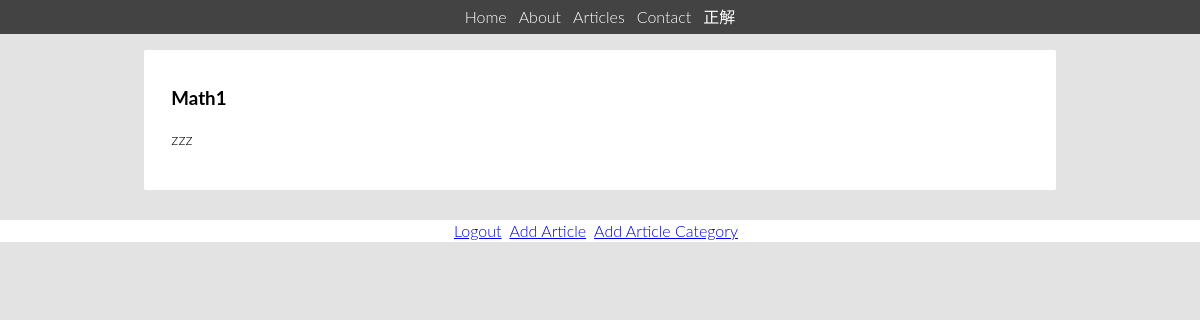
Before: /root/index.php?controller=ArticleController&action=onGetArticle&id=3 (signed in) with the older database file.
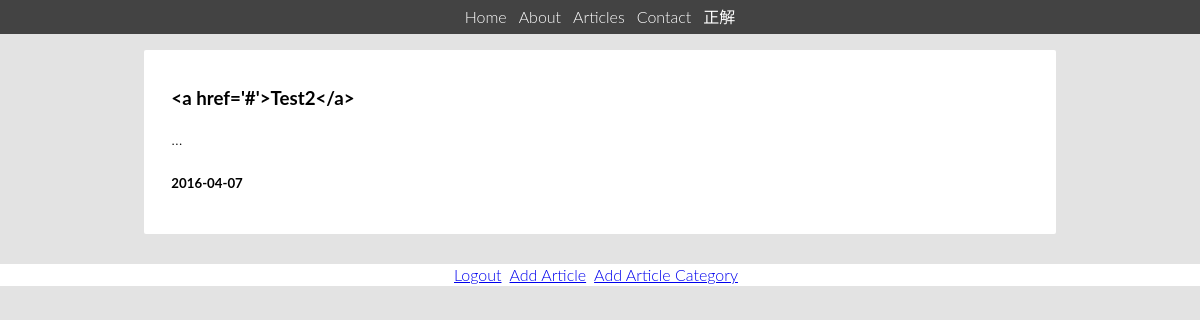
After: the same page with the newer database file.
### tables this page shows
CREATE TABLE Articles (
 `articleId` smallint(5) unsigned NOT NULL AUTO_INCREMENT,
 `publicationDate` date DEFAULT NULL,
 `title` varchar(255) NOT NULL,
 `summary` text NOT NULL,
 `content` mediumtext NOT NULL,
 `category` int(5) DEFAULT NULL,
 PRIMARY KEY (`articleId`),
 KEY `category` (`category`),
 CONSTRAINT `fk_constraint_categoryId` FOREIGN KEY (`category`) REFERENCES `ArticleCategory` (`id`) ON DELETE SET NULL ON UPDATE CASCADE
);

### include/core/View.php (called while the page is built, shortened)
<?php
class View{
  public function __construct($model, $path){
    $this->model = $model;
    include(TEMPLATE_DIR . "/frontend/header.php");
    include(CLASS_DIR . "/view/" . $path);
    include(TEMPLATE_DIR . "/frontend/footer.php");
  }
}?>

### include/controller/ArticleController.php (called while the page is built, shortened)
<?php
class ArticleController extends Controller{
  public function onGetArticle(){
    $service = new ArticleService();
    $this->model['article'] = $service->getArticle($_GET['id']);
    return new View($this->model, "article.php");
  }
}?>

### include/core/FrontController.php (called while the page is built, shortened)
<?php
require_once CLASS_DIR . "/controller/ArticleController.php";
require_once CLASS_DIR . "/core/View.php";
class FrontController{
  public function __construct($controllerName, $actionName){
    $this->controller = new $controllerName();
    $this->controller->$actionName();
  }
}?>

### root/index.php (called while the page is built, shortened)
<?php
require_once "../include/config.php";
require_once CORE_DIR . "/FrontController.php";
if(isset($_GET['controller'])){
  if(isset($_GET['action']))
    $frontController = new FrontController($_GET['controller'], $_GET['action']);
}else if(isset($_GET['route'])){
  $view = new View(null, $_GET['route'] . ".php");
}else{
  $view = new View(null, "home.php");
}?>

### include/utils/database/DAO.php (called while the page is built, shortened)
<?php
require_once CLASS_DIR . '/utils/database/QueryFactories.php';
class DAO{
  private $queryMap;
  public function __construct(){
    $this->queryMap = QueryListFactory::create(RESOURCE_DIR . "/SQL/queries.xml");
  }
  public function select($queryName, $args){
    $link = DBConnection::createConnection("Website");
    $query = (string)QueryFactory::create($this->queryMap->get($queryName), $args)->getQuery();
    $result = mysqli_query($link, $query) or die(mysql_error());
    return $result;
  }
}
?>

### include/utils/database/QueryFactories.php (called while the page is built)
<?php
require_once 'SQLQuery.php';
require_once CLASS_DIR . '/utils/data_structures/Map.php';
class QueryFactory{
  public static function create($baseQuery, $args){
    $query = new SQLQuery();
    $finishedQuery = "";
    $queryLen = strlen($baseQuery);
    $argNum = 0;
    for($i = 0; $i < $queryLen; $i++){
      if($baseQuery[$i] == "?"){
        $finishedQuery .= $args[$argNum++];
    }
    else
      $finishedQuery .= $baseQuery[$i];
    }
  $query->setQuery($finishedQuery);
  return $query;
  }
}
class QueryListFactory{
  public static function create($xmlPath){
    $map = new Map();
    $myQueries = simplexml_load_file($xmlPath) or die("could not load");
    $numOfQueries = count($myQueries);
    for($i = 0; $i < $numOfQueries; $i++){
      $map->insert((string)$myQueries->query[$i]->name, (string)$myQueries->query[$i]->value);
    }
    return $map;
  }
}
?>

### include/utils/data_structures/Map.php (called while the page is built, shortened)
<?php
class Map{
  private $map;
  public function get($key){
    if(!$this->exists($key))
      echo "Cannot get key: " . $key . " because it does not exist in map!";
    else
      return $this->map[$key];
  }
  public function insert($key, $value){
    if($this->exists($key))
      echo "Cannot add key: " . $key . " => " . $value . " because it already is in map!";
    else{
      $this->map[$key] = $value;
    }
  }
  private function exists($key){
    if(isset($this->map[$key]))
      return true;
    else
      return false;
  }
}
?>

### include/utils/database/SQLQuery.php (called while the page is built)
<?php
require_once 'QueryFactories.php';
class SQLQuery{
  private $query = "";
  public function getQuery(){
    return $this->query;
  }
  public function setQuery($query){
    $this->query = $query;
  }
}
?>

### include/model/ArticleService.php (called while the page is built, shortened)
<?php
require_once(CLASS_DIR . "/entity/article/Article.php");
require_once(CLASS_DIR . "/utils/database/DAO.php");
class ArticleService{
  private $dao;
  public function __construct(){
    $this->dao = new DAO();
  }
  public function getArticle($id){
    $args[0] = $id;
    $res = $this->dao->select("selectArticleByIdQuery", $args);
    $row = mysqli_fetch_row($res);
    $data['id'] = $row[0];
    $data['publicationDate'] = $row[1];
    $data['title'] = htmlspecialchars_decode($row[2]);
    $data['summary'] = htmlspecialchars_decode($row[3]);
    $data['content'] = htmlspecialchars_decode($row[4]);
    return new Article($data);
  }
}?>

### include/entity/Entity.php (called while the page is built, shortened)
<?php
class Entity{
  protected $data = array();
  public function __get($name){
    if(array_key_exists($name, $this->data))
      return $this->data[$name];
    else{
      logMessage("/error.log", "The variable " . $name . " is not set in " . debug_backtrace()[0]['file'] . " on line " . debug_backtrace()[0]['line']);
      return null;
    }
  }
}?>

### include/config.php (called while the page is built, shortened)
<?php
function logMessage($file, $message){
  $date = date_create();
}
?>

### include/view/article.php (the view)
     <section class="article">
        <div class="content">
          <h1 id="article-title"><?php echo $this->model['article']->title;?></h1>
<?php echo htmlspecialchars_decode($this->model['article']->content);?>
          <h5><?php echo $this->model['article']->publicationDate;?></h5>
        </div>
      </section>

### include/templates/frontend/header.php (shortened to what this page needs)
<?php
if(isset($_SESSION['logged_in'])){
  if(isset($_SESSION['username'])){
    $args[0] = $_SESSION['username'];
    $dao = new DAO();
    $row = mysqli_fetch_row($dao->select("selectRoleQuery", $args));
    if(!$row){
       $_SET['controller'] = "ErrorController";
       $_SET['action'] = "onUnexpected";
      logMessage("/error.log", "Loogged in with username but no role!");
    }else{
      $role = $row[0];
    }
  }
  else{
    logMessage("/error.log", "Logged in but no username!");
    $_SET['controller'] = "LoginController";
    $_SET['action'] = "onLogout";
  }
}?>
<!DOCTYPE html>
<html lang="en">
  <head>
    <link rel="stylesheet" type="text/css" href="css/main.css">
  </head>
  <body>
    <header>
      <nav class="flex-container">
        <ul class="main-nav">
          <li class="main-nav__item"><a href="index.php">Home</a></li>
          <li class="main-nav__item"><a href="index.php?route=about">About</a></li>
          <li class="main-nav__item"><a href="index.php?controller=ArticleCategoryController&action=onGetCategories">Articles</a></li>
          <li class="main-nav__item"><a href="index.php?route=contact">Contact</a></li>
          <li class="main-nav__item"><a href="index.php?route=test">正解</a></li>
        </ul>
      </nav>
    </header>
    <section class="main">

### include/templates/frontend/footer.php
    </section>
    <footer class="primary-footer">
      <ul class="acc-nav">
<?php if(!isset($_SESSION['logged_in'])):?>
        <li><a href="index.php?route=login">Login</a></li>
        <li><a href="index.php?route=registration">Register</a></li>
<?php else: ?>
        <li><a href="index.php?controller=LoginController&action=onLogout">Logout</a></li>
<?php if(isset($role) && $role==="admin"): ?>
        <li><a href="index.php?controller=ArticleFormController&action=onLoad">Add Article</a></li>
        <li><a href="index.php?route=admin/article-category-form">Add Article Category</a></li>
<?php endif;?>
<?php endif;?>
      </ul>
    </footer>
  </body>
</html>

### root/css/main.css (style rules this page uses)
body { font: 300 16px/22px "Lato", "Open Sans", "Helvetica Neue", Helvetica, Arial, sans-serif; background-color: #E3E3E3; margin: 0; }
body ul { margin: 0; -webkit-padding-start: 0px !important; }
.flex-container { align-items: flex-start; display: flex; flex-flow: column nowrap; justify-content: flex-start; }
.main { margin-top: 50px; }
.article { display: flex; flex-flow: column nowrap; margin: 30px 12%; border-radius: 2px; background-color: white; }
.content { display: block; margin: 2% 3%; }
.main-nav, .acc-nav { display: flex; flex-flow: row wrap; justify-content: center; align-self: flex-end; list-style: none; }
.main-nav { width: 100%; background: #434343; position: fixed; overflow: hidden; top: 0px; }
.main-nav a { text-decoration: none; display: block; padding: 6px; color: white; }
.acc-nav a { padding-right: 8px; }
.primary-footer { background: white; }

Changed rows visible on the page:
changed articles: title "Math1" → "<a href='#'>Test2</a>"; content "zzz" → "..."; publicationDate (not shown) → "2016-04-07"
